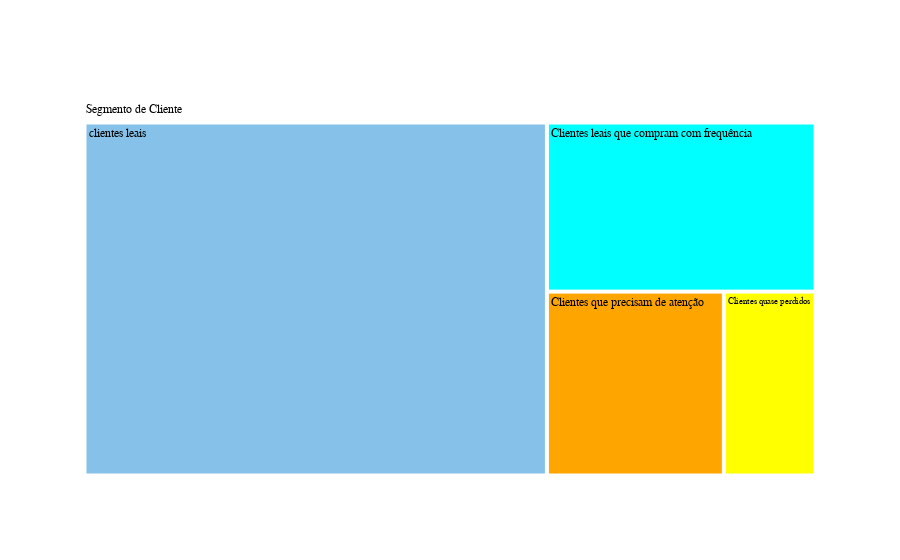

The notebook cell this image was saved under:
### Code cell
fig = go.Figure(go.Treemap(
    labels=rfm_level_agg['SegmentoCliente'],
    parents=['Segmento de Cliente'] * len(rfm_level_agg),
    values=rfm_level_agg['count'],
    textfont=dict(
        color='black',
        family='Arial Black'
    ),
     marker=dict(colors=['cyan', 'yellow', 'orange', '#85C1E9'])
))

fig.show()

### Figure 1 — Plotly figure (JSON) as saved in the notebook; plotly's stock layout.template omitted (floating-point values rounded to 4 significant figures)
{"data": [{"labels": ["Clientes leais que compram com frequência", "Clientes quase perdidos", "Clientes que precisam de atenção", "clientes leais"], "marker": {"colors": ["cyan", "yellow", "orange", "#85C1E9"]}, "parents": ["Segmento de Cliente", "Segmento de Cliente", "Segmento de Cliente", "Segmento de Cliente"], "textfont": {"color": "black", "family": "Arial Black"}, "type": "treemap", "values": [6294, 2335, 4510, 22623]}], "layout": {}}
